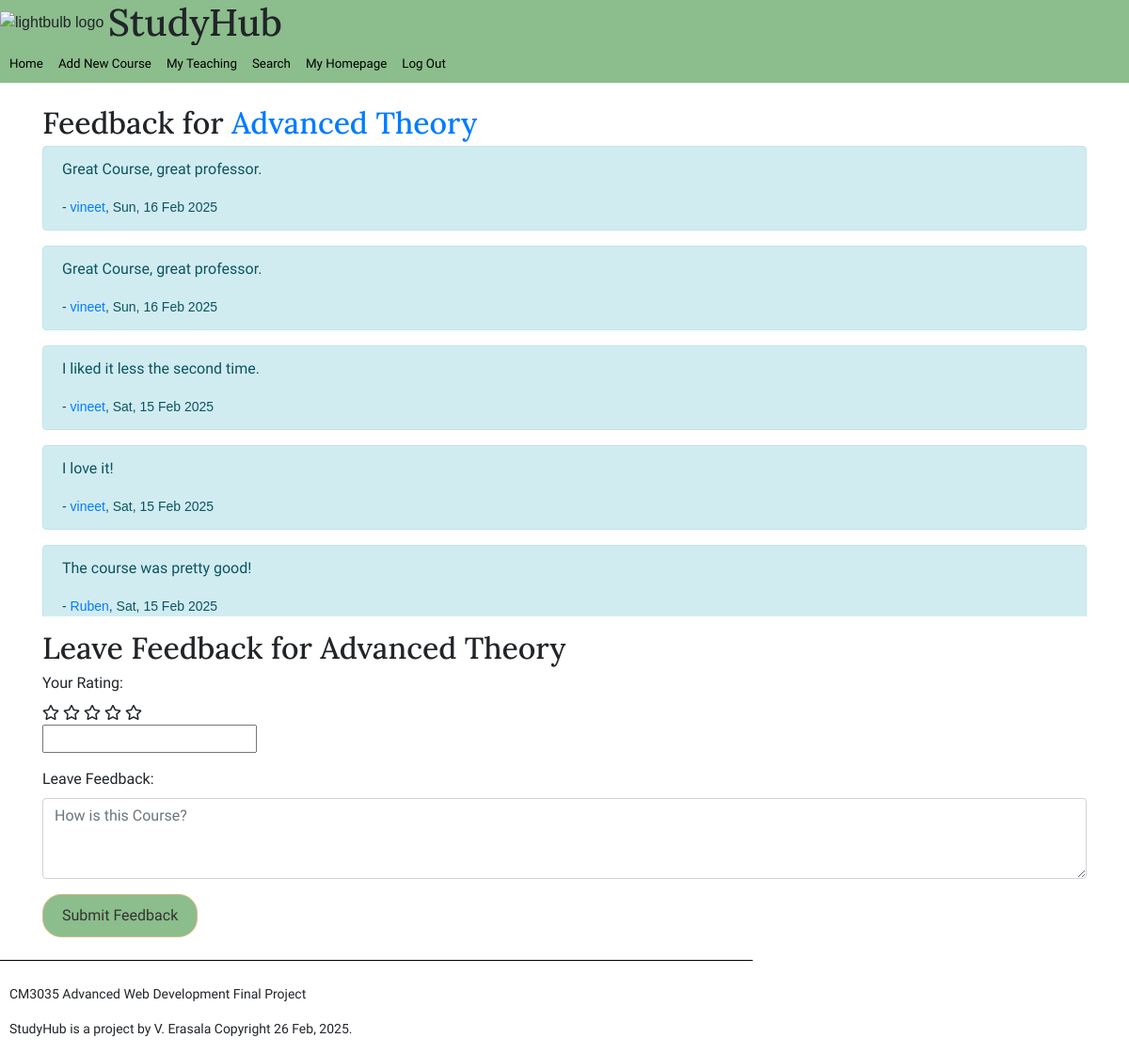
The app's page /feedback/1/ (signed in) with its own data.
### study_hub/models.py (models this page shows, shortened)
class Course(models.Model):
    title = models.CharField(max_length=255)
    description = models.TextField()
    teacher = models.ForeignKey(User, on_delete=models.CASCADE, related_name='courses_taught')
    students = models.ManyToManyField(User, through='Enrollment', related_name='courses_enrolled')

class Feedback(models.Model):
    course = models.ForeignKey(Course, on_delete=models.CASCADE,)
    rating = models.IntegerField(validators=[MinValueValidator(1), MaxValueValidator(5)], null = True)
    student = models.ForeignKey(User, on_delete=models.CASCADE)
    content = models.TextField()
    date_posted = models.DateTimeField(auto_now_add=True)

class User(AbstractUser):
    is_teacher = models.BooleanField(default=False)
    name = models.CharField(max_length = 255)
    photo = models.ImageField(upload_to='profile_photos/', blank=True, null=True)
    groups = models.ManyToManyField(
        Group,
        blank=True,
        related_name="study_hub_user_set",
        related_query_name="user",
    )
    user_permissions = models.ManyToManyField(
        Permission,
        blank=True,
        related_name="study_hub_user_set",
        related_query_name="user",
    )

### study_hub/views.py (the view)
# urls.py: path('feedback/<int:pk>/', views.feedback_view, name='leave_feedback'),
@login_required
def feedback_view(request,pk):
    course = get_object_or_404(Course, pk = pk)
    if request.method == 'POST':
        form = LeaveFeedbackForm(request.POST)
        if form.is_valid():
            feedback = form.save(commit=False)
            feedback.course = course
            feedback.student = request.user
            feedback.save()
            return redirect(feedback_view, pk = course.pk)
    else:
        form = LeaveFeedbackForm()
    prev_feedback = Feedback.objects.filter(course=course).order_by('-date_posted')
    context = {'form':form, 'course':course, 'feedbacks': prev_feedback}
    return render(request, 'study_hub/feedback.html', context)

### study_hub/forms.py
class LeaveFeedbackForm(forms.ModelForm):
    rating = forms.HiddenInput()
    content =  forms.CharField(widget=forms.Textarea(attrs={'class': 'form-control', 'rows': 3, 'placeholder': 'How is this Course?'}), label='Leave Feedback')
    class Meta:
        model = Feedback
        fields = ('rating', 'content')

### study_hub/templatetags/my_tags.py (called while the page is built)
@register.simple_tag
def todays_date():
    return datetime.datetime.now().strftime("%d %b, %Y")

### study_hub/templates/study_hub/feedback.html (shortened to what this page needs)
{% extends "./base.html" %}
{% load bootstrap4 %}
{% block content %}
<div class="container mt-4">
    <h2>Feedback for  <a href="/course/{{course.pk}}">{{ course.title }}</a></h2>
    <div style="height: 500px; overflow-y: scroll;">
        <div style="height: 500px; overflow-y: scroll;">
            {% for feedback in feedbacks %}
            <div class="alert alert-info">
                <p>{{ feedback.content }}</p>
                <small> -  <a href="/user/{{feedback.student}}">{{feedback.student}}</a>, {{ feedback.date_posted|date:"D, d M Y" }}</small>
            </div>
            {% empty %}
            <p>No feedback for this course yet.</p>
            {% endfor %}
        </div>
    </div>
    <div class="mb-4">
        <h2>Leave Feedback for {{ course.title }}</h2>
        <form method="post">
            <div class="form-group">
                <label>Your Rating:</label>
                <div id="star-rating">
                    <i class="far fa-star" data-value="1"></i>
                    <i class="far fa-star" data-value="2"></i>
                    <i class="far fa-star" data-value="3"></i>
                    <i class="far fa-star" data-value="4"></i>
                    <i class="far fa-star" data-value="5"></i>
                </div>
                {{ form.rating }}
            </div>
            <div class="form-group">
                {{ form.content.label_tag }}
                {{ form.content }}
            </div>
            <button type="submit" class="btn btn-primary">Submit Feedback</button>
        </form>
    </div>
</div>
{% endblock %}

### study_hub/static/css/study_hub.css (style rules this page uses)
body { font-family: Sans-Serif; margin: 0px; border: 0px; padding: 0px; }
h1,h2,h3, h4, h5 { margin-top: 15px; margin-bottom: 5px; font-family: 'Lora'; }
p, b, ul, form { font-family: 'Source Sans 3' }
a { text-decoration: none; }
.btn { border-radius: 20px; border-color:burlywood; padding: 10px 20px; background-color: #8cbd8c; color: #333; transition: background-color 0.3s ease; }

### records on screen
Course: title "Advanced Theory"
Feedback: content "Great Course, great professor.", student "vineet", date_posted "Sun, 16 Feb 2025"
Feedback: content "Great Course, great professor.", student "vineet", date_posted "Sun, 16 Feb 2025"
Feedback: content "I liked it less the second time.", student "vineet", date_posted "Sat, 15 Feb 2025"
Feedback: content "I love it!", student "vineet", date_posted "Sat, 15 Feb 2025"
Feedback: content "The course was pretty good!", student "Ruben", date_posted "Sat, 15 Feb 2025"
